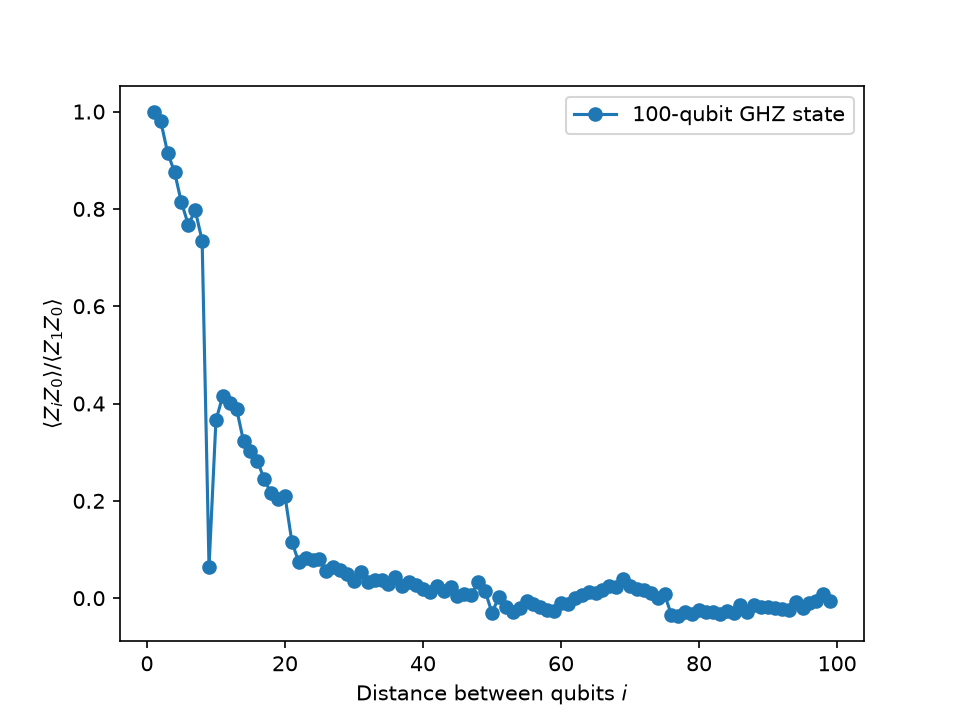

Source code (Python):
import matplotlib.pyplot as plt
from qiskit import QuantumCircuit
from qiskit.quantum_info import SparsePauliOp
from qiskit.transpiler.preset_passmanagers import generate_preset_pass_manager
from qiskit_ibm_runtime import QiskitRuntimeService, EstimatorV2 as Estimator, EstimatorOptions

n = 100

# Step 1: n-qubit GHZ state and the observables <Z_0 Z_i>, i = 1..n-1
qc = QuantumCircuit(n)
qc.h(0)
for i in range(n - 1):
    qc.cx(i, i + 1)

operators = [SparsePauliOp.from_sparse_list([("ZZ", [0, i], 1)], num_qubits=n) for i in range(1, n)]

# Step 2: transpile for a backend with enough qubits
service = QiskitRuntimeService()
backend = service.least_busy(simulator=False, operational=True, min_num_qubits=n)
print(f"Target QPU: {backend.name}")
isa_circuit = generate_preset_pass_manager(optimization_level=1, backend=backend).run(qc)
isa_operators = [op.apply_layout(isa_circuit.layout) for op in operators]

# Step 3: run with dynamical decoupling error suppression
options = EstimatorOptions()
options.resilience_level = 1
options.dynamical_decoupling.enable = True
options.dynamical_decoupling.sequence_type = "XY4"

job = Estimator(backend, options=options).run([(isa_circuit, isa_operators)])
print(f"Job ID: {job.job_id()}")

# Step 4: post-process. Normalize to the first value to show the decay with distance
values = job.result()[0].data.evs
values = [v / values[0] for v in values]

plt.plot(range(1, n), values, marker="o", label=f"{n}-qubit GHZ state")
plt.xlabel("Distance between qubits $i$")
plt.ylabel(r"$\langle Z_i Z_0 \rangle / \langle Z_1 Z_0 \rangle$")
plt.legend()
plt.savefig("ghz_100_qubits.png", dpi=150)
plt.show()
